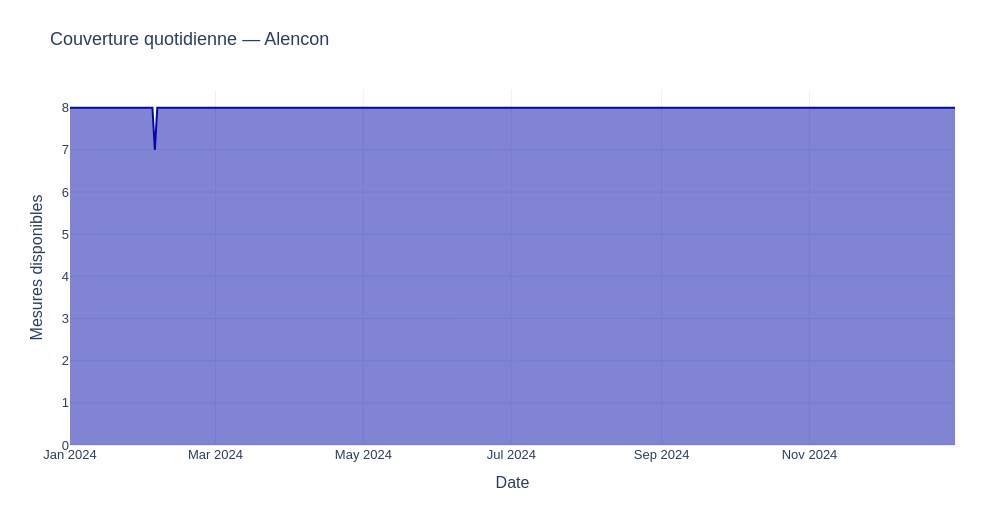

Notebook code for this chart:
### Markdown cell above
### <b><div style='padding:15px;background-color:#d8dcd6;color:#030aa7;font-size:120%;text-align: left'>Plotly</div></b>

### Code cell
ID_GRAPHIQUE = '02_02'
BIBLIOTHEQUE = 'plotly'
fig=px.area(a,x='jour',y='n',labels={'jour':'Date','n':'Mesures disponibles'})
montrer_plotly(fig,f'Couverture quotidienne — {station}')

### Figure 1 — Plotly figure (JSON) as saved in the notebook; plotly's stock layout.template omitted (floating-point values rounded to 4 significant figures; data arrays with more than 128 entries replaced by an {"elided": "..."} marker saying what was removed)
{"data": [{"fillpattern": {"shape": ""}, "hovertemplate": "Date=%{x}<br>Mesures disponibles=%{y}<extra></extra>", "legendgroup": "", "line": {"color": "#030aa7"}, "marker": {"symbol": "circle"}, "mode": "lines", "name": "", "orientation": "v", "showlegend": false, "stackgroup": "1", "type": "scatter", "x": {"elided": "366 str values"}, "xaxis": "x", "y": {"elided": "366 int values"}, "yaxis": "y"}], "layout": {"font": {"family": "Arial", "size": 13}, "height": 520, "legend": {"tracegroupgap": 0}, "margin": {"b": 75, "l": 70, "r": 45, "t": 90}, "title": {"text": "Couverture quotidienne — Alencon"}, "width": 1000, "xaxis": {"anchor": "y", "domain": [0, 1], "title": {"text": "Date"}}, "yaxis": {"anchor": "x", "domain": [0, 1], "title": {"text": "Mesures disponibles"}}}}
